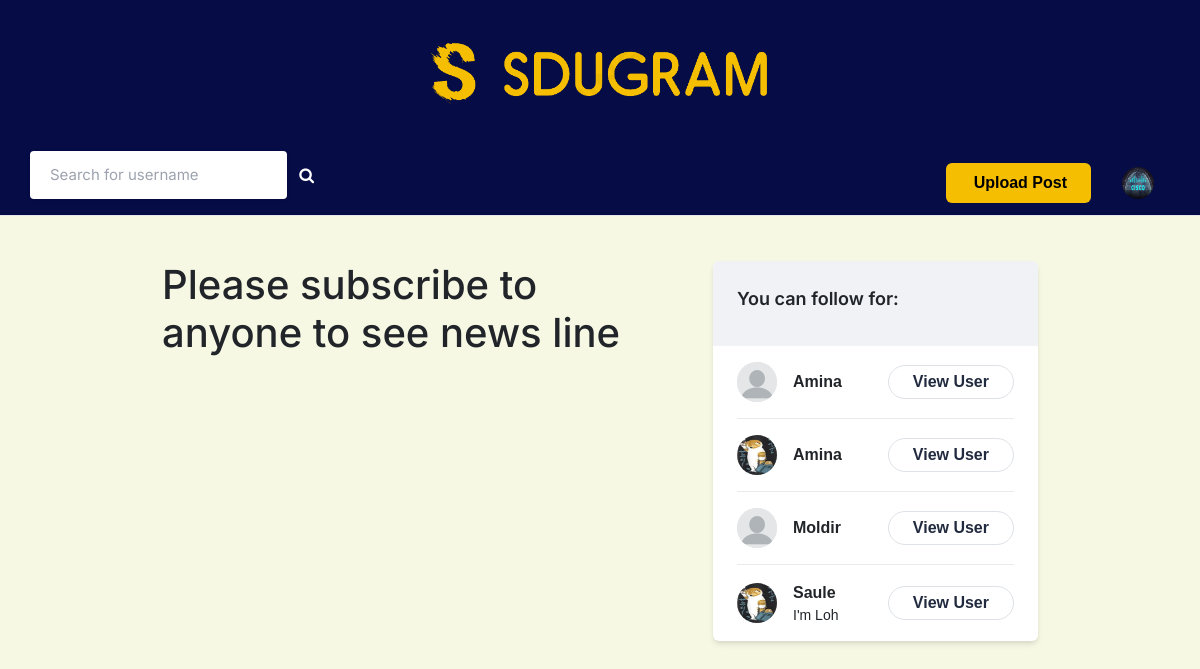
Screenshot of / (signed in) with the database file from the repository.
### core/models.py (models this page shows, shortened)
class Profile(models.Model):
    user = models.ForeignKey(User, on_delete=models.CASCADE)
    id_user = models.IntegerField()
    bio = models.TextField(blank=True)
    profileImg = models.ImageField(upload_to='profile_images', default='blank-profile-picture.png')
    location = models.CharField(max_length=100, blank=True)

### core/views.py (the view)
# urls.py: path('', views.index, name='index'),
@login_required(login_url='signin')
def index(request):
    user_object = User.objects.get(username=request.user.username)
    user_profile = Profile.objects.get(user=user_object)
    user_following_list = []
    feed = []
    user_following = FollowersCount.objects.filter(follower=request.user.username)
    for users in user_following:
        user_following_list.append(users.user)
    for usernames in user_following_list:
        feed_lists = Post.objects.filter(user=usernames)
        feed.append(feed_lists)
    feed_list = list(chain(*feed))
    all_users = User.objects.all()
    user_following_all = []
    for user in user_following:
        user_list = User.objects.get(username=user.user)
        user_following_all.append(user_list)
    new_suggestions_list = [x for x in list(all_users) if (x not in list(user_following_all))]
    current_user = User.objects.filter(username=request.user.username)
    final_suggestions_list = [x for x in list(new_suggestions_list) if (x not in list(current_user))]
    random.shuffle(final_suggestions_list)
    username_profile = []
    username_profile_list = []
    for users in final_suggestions_list:
        username_profile.append(users.id)
    for ids in username_profile:
        profile_lists = Profile.objects.filter(id_user=ids)
        username_profile_list.append(profile_lists)
    sugg_username_profile_list = list(chain(*username_profile_list))
    return render(request, 'index.html', {'user_profile': user_profile, 'posts': feed_list,
                                          'sugg_username_profile_list': sugg_username_profile_list[:4]})

### templates/index.html (shortened to what this page needs)
{% load static %}
<html lang="en">
<head>
    <link rel="stylesheet" href="{% static 'assets/css/icons.css' %}">
    <link rel="stylesheet" href="{% static 'assets/css/uikit.css' %}">
    <link rel="stylesheet" href="{% static 'css/st.css' %}"></link>
    <link rel="stylesheet" href="{% static 'assets/css/tailwind.css' %}">
    <link href="https://cdn.jsdelivr.net/npm/bootstrap@5.3.0-alpha3/dist/css/bootstrap.min.css" rel="stylesheet">
    <link rel="stylesheet" href="https://cdnjs.cloudflare.com/ajax/libs/font-awesome/4.7.0/css/font-awesome.min.css">
    <link rel="stylesheet" href="https://cdnjs.cloudflare.com/ajax/libs/font-awesome/4.7.0/css/font-awesome.min.css">
</head>
<body>
        <div class="navbar-auth">
        <a href="/"><img src="{% static 'images/logo.png' %} " height="80" width="370"></a>
                </div>
            <header>
                <div class="header_inner">
                    <form action="/search" method="POST">
                    <div class="left-side">
                            <input type="text" name="username" placeholder="Search for username">&nbsp; &nbsp;
                            <button type="submit"><i class="fa fa-search fa-1x" id="search"></i></button>
                    </div>
                    </form>
                    <div class="right-side lg:pr-4">
                        <a href="#"
                            class="bg-pink-500 flex font-bold hidden hover:bg-pink-600 hover:text-white inline-block items-center lg:block max-h-10 mr-4 px-4 py-2 rounded shado text-white" id="upload-btn">
                              Upload Post
                        </a>
                        <a href="">
                            <img src="{{user_profile.profileImg.url}}" class="header-avatar" alt="">
                        </a>
                    </div>
                </div>
            </header>
            <div class="container m-auto" style="width:150% ">
                <div class="lg:flex justify-center lg:space-x-10 lg:space-y-0 space-y-5">
                    <div class="space-y-5 flex-shrink-0 lg:w-7/12">
                        {% block content %}
                        {% if posts|length == 0 %}
                        <h1>Please subscribe to anyone to see news line</h1>
                        {% else %}
                        {% for posts in posts reversed%}
                                            {% load tags%}
                                            {% getprofile posts as url %}
                        {% endfor %}
                        {%  endif %}
                    </div>
                    <div class="lg:w-5/12">
                        <div class="bg-white shadow-md rounded-md overflow-hidden">
                            <div class="bg-gray-50  border-b border-gray-100 flex items-baseline justify-between py-4 px-6" id="followers" >
                                <h2 class="font-semibold text-lg">You can follow for:</h2>
                            </div>
                            <div class="divide-gray-300 divide-gray-50 divide-opacity-50 divide-y px-4 ">
                                {% for suggestion in sugg_username_profile_list %}
                                <div class="flex items-center justify-between py-3">
                                    <div class="flex flex-1 items-center space-x-4">
                                        <a href="/profile/{{suggestion.user}}">
                                            <img src="{{suggestion.profileImg.url}}" class="bg-gray-200 rounded-full w-10 h-10">
                                        </a>
                                        <div class="flex flex-col">
                                            <span class="block capitalize font-semibold"> {{suggestion.user}} </span>
                                            <span class="block capitalize text-sm"> {{suggestion.bio}} </span>
                                        </div>
                                    </div>
                                    <a href="/profile/{{suggestion.user}}" class="border border-gray-200 font-semibold px-4 py-1 rounded-full hover:bg-pink-600 hover:text-white hover:border-pink-600 "> View User </a>
                                </div>
                                {% endfor %}
                            </div>
                        </div>
                    </div>
                        {% endblock %}
                </div>
            </div>
</body>
</html>

### static/css/st.css (style rules this page uses)
* { font-family: 'Kulim Park', sans-serif; }
body { background-color: #F7F8E4 !important; }
button { vertical-align: middle; }
#upload-btn { background-color:#F6BE00; color:black !important; }
header { background-color:#060C46 !important; }
#search { color:white; }
.navbar-auth { margin-top: 0px; display: flex !important; align-items: center !important; justify-content: center !important; background-color:#060C46 !important; height: 150px !important; }
#followers { background-color:#f0f2f5 !important; }
input { height: 48px; line-height: 48px; padding: 0 20px; outline: none; font-size: 15px; color: #808080; max-width: 100%; width: 100%; -webkit-box-sizing: border-box; box-sizing: border-box; display: block; font-weight: 400; opacity: 1; border-radius: 4px; border: none; -webkit-box-shadow: 0 1px 4px 0px rgba(0, 0, 0, 0.12); box-shadow: 0 1px 4px 0px rgba(0, 0, 0, 0.12); }
input[type="text"], input[type="password"], input[type="email"], input[type="number"] { height: 48px; line-height: 48px; padding: 0 20px; outline: none; font-size: 15px; color: #808080; max-width: 100%; width: 100%; -webkit-box-sizing: border-box; box-sizing: border-box; display: block; font-weight: 400; opacity: 1; border-radius: 4px; border: none; -webkit-box-shadow: 0 1px 4px 0px rgba(0, 0, 0, 0.12); box-shadow: 0 1px 4px 0px rgba(0, 0, 0, 0.12); }
input { -webkit-transition: all 0.1s ease-in-out; transition: all 0.1s ease-in-out; }
::placeholder { color: #808080; opacity: 1; }
button { border: none; margin: 0; padding: 0; width: auto; overflow: visible; background: transparent; color: inherit; font: inherit; line-height: normal; cursor: pointer; }
a { color: #be185d; -webkit-transition: 0.3s; transition: 0.3s; outline: none !important; }
button { outline: none !important; }
img { max-width: 100%; }
body { color: #666; font-size: 15px; line-height: 27px; background-color: #f0f2f5; font-family: "Inter", sans-serif; text-transform: none; }
h1, h2, h3, h4, h5, h6 { font-family: "Inter", sans-serif; text-transform: none; }
input[type="text"], input[type="password"], input[type="email"] { font-family: "Inter", sans-serif; text-transform: none; }
button, body .pac-container { font-family: "Inter", sans-serif; text-transform: none; }
h1, h2, h3, h4, h5, h6 { color: #333; font-weight: 500; margin: 0; padding: 0; }
h1 { font-size: 32px; }
h2 { font-size: 26px; }
@media (min-width: 1024px) { .container { max-width: 900px !important; padding-top: 45px; } }
header { background-color: #fff; left: 0; right: 0; top: 0; z-index: 99; height: 66px; display: -webkit-box; display: -ms-flexbox; display: flex; -webkit-box-align: center; -ms-flex-align: center; align-items: center; border-bottom: 1px solid #e5e7eb; }
header .header_inner { display: -webkit-box; display: -ms-flexbox; display: flex; -webkit-box-align: center; -ms-flex-align: center; align-items: center; max-width: 1090px; margin: auto; width: 100%; max-width: 100% !important; padding: 0 30px; }
header .header_inner .left-side { display: -webkit-box; display: -ms-flexbox; display: flex; -webkit-box-align: center; -ms-flex-align: center; align-items: center; }
header .header_inner .right-side { display: -webkit-box; display: -ms-flexbox; display: flex; -webkit-box-align: center; -ms-flex-align: center; align-items: center; -webkit-box-pack: end; -ms-flex-pack: end; justify-content: flex-end; margin-left: auto; }
header .header_inner .right-side .header-avatar { width: 32px; height: 32px; border-radius: 100%; margin-left: 15px; }

### templates/index.html (style rules this page uses)
a { text-decoration:none; color:#212A3E; }

### rows the page displays
Profile: profileImg (picture)
Profile: profileImg (placeholder picture), user "Amina"
Profile: profileImg (picture), user "Amina"
Profile: profileImg (placeholder picture), user "Moldir"
Profile: profileImg (picture), user "Saule", bio "I'm Loh"
